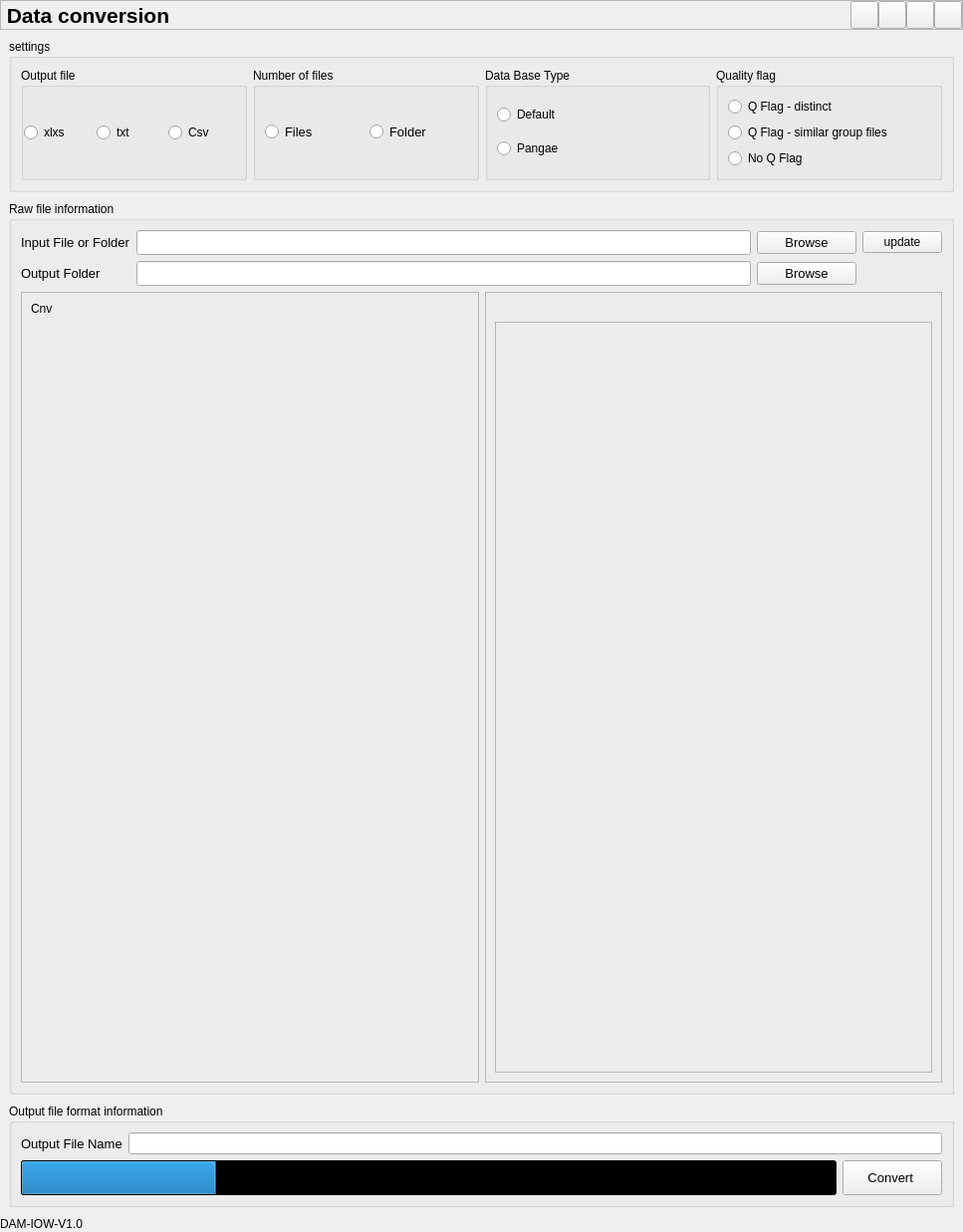
<?xml version="1.0" encoding="UTF-8"?>
<ui version="4.0">
 <class>Form</class>
 <widget class="QWidget" name="Form">
  <property name="geometry">
   <rect>
    <x>0</x>
    <y>0</y>
    <width>967</width>
    <height>1237</height>
   </rect>
  </property>
  <property name="windowTitle">
   <string>Form</string>
  </property>
  <layout class="QVBoxLayout" name="verticalLayout_3">
   <property name="spacing">
    <number>0</number>
   </property>
   <property name="leftMargin">
    <number>0</number>
   </property>
   <property name="topMargin">
    <number>0</number>
   </property>
   <property name="rightMargin">
    <number>0</number>
   </property>
   <property name="bottomMargin">
    <number>0</number>
   </property>
   <item>
    <widget class="QFrame" name="frame">
     <property name="frameShape">
      <enum>QFrame::StyledPanel</enum>
     </property>
     <property name="frameShadow">
      <enum>QFrame::Raised</enum>
     </property>
     <layout class="QHBoxLayout" name="horizontalLayout_8">
      <property name="spacing">
       <number>0</number>
      </property>
      <property name="leftMargin">
       <number>0</number>
      </property>
      <property name="topMargin">
       <number>0</number>
      </property>
      <property name="rightMargin">
       <number>0</number>
      </property>
      <property name="bottomMargin">
       <number>0</number>
      </property>
      <item>
       <layout class="QHBoxLayout" name="horizontalLayout_4">
        <item>
         <widget class="QLabel" name="label">
          <property name="sizePolicy">
           <sizepolicy hsizetype="Expanding" vsizetype="Preferred">
            <horstretch>0</horstretch>
            <verstretch>0</verstretch>
           </sizepolicy>
          </property>
          <property name="font">
           <font>
            <pointsize>16</pointsize>
            <weight>75</weight>
            <bold>true</bold>
           </font>
          </property>
          <property name="text">
           <string> Data conversion</string>
          </property>
         </widget>
        </item>
        <item>
         <layout class="QHBoxLayout" name="horizontalLayout_3">
          <property name="spacing">
           <number>0</number>
          </property>
          <item>
           <widget class="QPushButton" name="data_conversion_settings">
            <property name="minimumSize">
             <size>
              <width>28</width>
              <height>28</height>
             </size>
            </property>
            <property name="maximumSize">
             <size>
              <width>28</width>
              <height>28</height>
             </size>
            </property>
            <property name="text">
             <string/>
            </property>
            <property name="icon">
             <iconset resource="icons.qrc">
              <normaloff>:/images/images/icon_settings.png</normaloff>:/images/images/icon_settings.png</iconset>
            </property>
           </widget>
          </item>
          <item>
           <widget class="QPushButton" name="data_conversion_min">
            <property name="minimumSize">
             <size>
              <width>28</width>
              <height>28</height>
             </size>
            </property>
            <property name="maximumSize">
             <size>
              <width>28</width>
              <height>28</height>
             </size>
            </property>
            <property name="text">
             <string/>
            </property>
            <property name="icon">
             <iconset resource="icons.qrc">
              <normaloff>:/images/images/icon_minimize.png</normaloff>:/images/images/icon_minimize.png</iconset>
            </property>
           </widget>
          </item>
          <item>
           <widget class="QPushButton" name="data_conversion_max">
            <property name="sizePolicy">
             <sizepolicy hsizetype="Minimum" vsizetype="Fixed">
              <horstretch>0</horstretch>
              <verstretch>0</verstretch>
             </sizepolicy>
            </property>
            <property name="minimumSize">
             <size>
              <width>28</width>
              <height>28</height>
             </size>
            </property>
            <property name="maximumSize">
             <size>
              <width>28</width>
              <height>28</height>
             </size>
            </property>
            <property name="text">
             <string/>
            </property>
            <property name="icon">
             <iconset resource="icons.qrc">
              <normaloff>:/images/images/icon_maximize.png</normaloff>:/images/images/icon_maximize.png</iconset>
            </property>
           </widget>
          </item>
          <item>
           <widget class="QPushButton" name="data_conversion_close">
            <property name="minimumSize">
             <size>
              <width>28</width>
              <height>28</height>
             </size>
            </property>
            <property name="maximumSize">
             <size>
              <width>28</width>
              <height>28</height>
             </size>
            </property>
            <property name="text">
             <string/>
            </property>
            <property name="icon">
             <iconset resource="icons.qrc">
              <normaloff>:/images/images/icon_close.png</normaloff>:/images/images/icon_close.png</iconset>
            </property>
           </widget>
          </item>
         </layout>
        </item>
       </layout>
      </item>
     </layout>
    </widget>
   </item>
   <item>
    <layout class="QVBoxLayout" name="verticalLayout">
     <property name="spacing">
      <number>9</number>
     </property>
     <property name="leftMargin">
      <number>9</number>
     </property>
     <property name="topMargin">
      <number>9</number>
     </property>
     <property name="rightMargin">
      <number>9</number>
     </property>
     <property name="bottomMargin">
      <number>9</number>
     </property>
     <item>
      <widget class="QGroupBox" name="groupBox_2">
       <property name="title">
        <string>settings</string>
       </property>
       <layout class="QHBoxLayout" name="horizontalLayout_2">
        <item>
         <widget class="QGroupBox" name="groupBox_7">
          <property name="sizePolicy">
           <sizepolicy hsizetype="Expanding" vsizetype="Preferred">
            <horstretch>0</horstretch>
            <verstretch>0</verstretch>
           </sizepolicy>
          </property>
          <property name="title">
           <string>Output file</string>
          </property>
          <layout class="QHBoxLayout" name="horizontalLayout_6">
           <property name="spacing">
            <number>6</number>
           </property>
           <property name="leftMargin">
            <number>0</number>
           </property>
           <item>
            <widget class="QRadioButton" name="xlxs_rb">
             <property name="text">
              <string>xlxs</string>
             </property>
            </widget>
           </item>
           <item>
            <widget class="QRadioButton" name="txt_rb">
             <property name="text">
              <string>txt</string>
             </property>
            </widget>
           </item>
           <item>
            <widget class="QRadioButton" name="csv_rb">
             <property name="text">
              <string>Csv</string>
             </property>
            </widget>
           </item>
          </layout>
         </widget>
        </item>
        <item>
         <widget class="QGroupBox" name="groupBox_9">
          <property name="sizePolicy">
           <sizepolicy hsizetype="Expanding" vsizetype="Preferred">
            <horstretch>0</horstretch>
            <verstretch>0</verstretch>
           </sizepolicy>
          </property>
          <property name="title">
           <string>Number of files</string>
          </property>
          <layout class="QGridLayout" name="gridLayout_12">
           <item row="0" column="1" alignment="Qt::AlignLeft">
            <widget class="QRadioButton" name="DC_MultiRB">
             <property name="sizePolicy">
              <sizepolicy hsizetype="Maximum" vsizetype="Fixed">
               <horstretch>0</horstretch>
               <verstretch>0</verstretch>
              </sizepolicy>
             </property>
             <property name="minimumSize">
              <size>
               <width>0</width>
               <height>25</height>
              </size>
             </property>
             <property name="maximumSize">
              <size>
               <width>150</width>
               <height>16777215</height>
              </size>
             </property>
             <property name="font">
              <font>
               <family>Segoe UI</family>
               <pointsize>10</pointsize>
               <weight>50</weight>
               <italic>false</italic>
               <bold>false</bold>
              </font>
             </property>
             <property name="text">
              <string>Folder</string>
             </property>
            </widget>
           </item>
           <item row="0" column="0" alignment="Qt::AlignLeft">
            <widget class="QRadioButton" name="DC_SingleRB">
             <property name="minimumSize">
              <size>
               <width>0</width>
               <height>0</height>
              </size>
             </property>
             <property name="font">
              <font>
               <family>Segoe UI</family>
               <pointsize>10</pointsize>
               <weight>50</weight>
               <italic>false</italic>
               <bold>false</bold>
              </font>
             </property>
             <property name="text">
              <string>Files</string>
             </property>
            </widget>
           </item>
          </layout>
         </widget>
        </item>
        <item>
         <widget class="QGroupBox" name="groupBox_6">
          <property name="sizePolicy">
           <sizepolicy hsizetype="Expanding" vsizetype="Preferred">
            <horstretch>0</horstretch>
            <verstretch>0</verstretch>
           </sizepolicy>
          </property>
          <property name="title">
           <string>Data Base Type</string>
          </property>
          <layout class="QVBoxLayout" name="verticalLayout_5">
           <item>
            <widget class="QRadioButton" name="default_rb">
             <property name="text">
              <string>Default</string>
             </property>
            </widget>
           </item>
           <item>
            <widget class="QRadioButton" name="pangaerb">
             <property name="text">
              <string>Pangae</string>
             </property>
            </widget>
           </item>
          </layout>
         </widget>
        </item>
        <item>
         <widget class="QGroupBox" name="groupBox_11">
          <property name="sizePolicy">
           <sizepolicy hsizetype="Expanding" vsizetype="Preferred">
            <horstretch>0</horstretch>
            <verstretch>0</verstretch>
           </sizepolicy>
          </property>
          <property name="title">
           <string>Quality flag</string>
          </property>
          <layout class="QVBoxLayout" name="verticalLayout_49">
           <item>
            <widget class="QRadioButton" name="QFlaga_checkBox">
             <property name="text">
              <string>Q Flag - distinct</string>
             </property>
            </widget>
           </item>
           <item>
            <widget class="QRadioButton" name="QFlag_batch_of_file">
             <property name="text">
              <string>Q Flag - similar group files </string>
             </property>
            </widget>
           </item>
           <item>
            <widget class="QRadioButton" name="QFlag_No">
             <property name="text">
              <string>No Q Flag</string>
             </property>
            </widget>
           </item>
          </layout>
         </widget>
        </item>
       </layout>
      </widget>
     </item>
     <item>
      <widget class="QGroupBox" name="groupBox_8">
       <property name="sizePolicy">
        <sizepolicy hsizetype="Preferred" vsizetype="Expanding">
         <horstretch>0</horstretch>
         <verstretch>0</verstretch>
        </sizepolicy>
       </property>
       <property name="title">
        <string>Raw file information</string>
       </property>
       <layout class="QVBoxLayout" name="verticalLayout_6">
        <property name="sizeConstraint">
         <enum>QLayout::SetDefaultConstraint</enum>
        </property>
        <property name="leftMargin">
         <number>9</number>
        </property>
        <item>
         <layout class="QGridLayout" name="gridLayout">
          <property name="leftMargin">
           <number>0</number>
          </property>
          <item row="0" column="0">
           <widget class="QLabel" name="label_DC_InputLB">
            <property name="minimumSize">
             <size>
              <width>75</width>
              <height>25</height>
             </size>
            </property>
            <property name="font">
             <font>
              <family>Segoe UI</family>
              <pointsize>10</pointsize>
              <weight>50</weight>
              <italic>false</italic>
              <bold>false</bold>
             </font>
            </property>
            <property name="text">
             <string>Input File or Folder</string>
            </property>
           </widget>
          </item>
          <item row="0" column="1">
           <widget class="QLineEdit" name="DC_InputLE">
            <property name="minimumSize">
             <size>
              <width>250</width>
              <height>25</height>
             </size>
            </property>
            <property name="styleSheet">
             <string notr="true"/>
            </property>
           </widget>
          </item>
          <item row="0" column="2">
           <widget class="QPushButton" name="DC_InputPB">
            <property name="minimumSize">
             <size>
              <width>100</width>
              <height>0</height>
             </size>
            </property>
            <property name="font">
             <font>
              <family>Segoe UI</family>
              <pointsize>10</pointsize>
              <weight>50</weight>
              <italic>false</italic>
              <bold>false</bold>
             </font>
            </property>
            <property name="text">
             <string>Browse</string>
            </property>
           </widget>
          </item>
          <item row="0" column="3">
           <widget class="QPushButton" name="update_file">
            <property name="text">
             <string>update</string>
            </property>
           </widget>
          </item>
          <item row="1" column="0">
           <widget class="QLabel" name="DC_OutPutLB">
            <property name="minimumSize">
             <size>
              <width>85</width>
              <height>25</height>
             </size>
            </property>
            <property name="font">
             <font>
              <family>Segoe UI</family>
              <pointsize>10</pointsize>
              <weight>50</weight>
              <italic>false</italic>
              <bold>false</bold>
             </font>
            </property>
            <property name="text">
             <string>Output Folder</string>
            </property>
           </widget>
          </item>
          <item row="1" column="1">
           <widget class="QLineEdit" name="DC_OutputLE">
            <property name="minimumSize">
             <size>
              <width>0</width>
              <height>25</height>
             </size>
            </property>
            <property name="styleSheet">
             <string notr="true"/>
            </property>
           </widget>
          </item>
          <item row="1" column="2">
           <widget class="QPushButton" name="DC_OutputPB">
            <property name="minimumSize">
             <size>
              <width>100</width>
              <height>0</height>
             </size>
            </property>
            <property name="maximumSize">
             <size>
              <width>100</width>
              <height>16777215</height>
             </size>
            </property>
            <property name="font">
             <font>
              <family>Segoe UI</family>
              <pointsize>10</pointsize>
              <weight>50</weight>
              <italic>false</italic>
              <bold>false</bold>
             </font>
            </property>
            <property name="styleSheet">
             <string notr="true"/>
            </property>
            <property name="text">
             <string>Browse</string>
            </property>
           </widget>
          </item>
         </layout>
        </item>
        <item>
         <layout class="QHBoxLayout" name="horizontalLayout_5">
          <property name="spacing">
           <number>6</number>
          </property>
          <item>
           <widget class="QFrame" name="frame_25">
            <property name="frameShape">
             <enum>QFrame::StyledPanel</enum>
            </property>
            <property name="frameShadow">
             <enum>QFrame::Raised</enum>
            </property>
            <layout class="QVBoxLayout" name="verticalLayout_46">
             <item alignment="Qt::AlignTop">
              <widget class="QLabel" name="label_5">
               <property name="text">
                <string>Cnv</string>
               </property>
              </widget>
             </item>
             <item>
              <widget class="QFrame" name="frame_30">
               <property name="maximumSize">
                <size>
                 <width>0</width>
                 <height>16777215</height>
                </size>
               </property>
               <property name="frameShape">
                <enum>QFrame::StyledPanel</enum>
               </property>
               <property name="frameShadow">
                <enum>QFrame::Raised</enum>
               </property>
              </widget>
             </item>
             <item>
              <widget class="QFrame" name="frame_28">
               <property name="maximumSize">
                <size>
                 <width>0</width>
                 <height>16777215</height>
                </size>
               </property>
               <property name="frameShape">
                <enum>QFrame::StyledPanel</enum>
               </property>
               <property name="frameShadow">
                <enum>QFrame::Raised</enum>
               </property>
              </widget>
             </item>
            </layout>
           </widget>
          </item>
          <item>
           <widget class="QFrame" name="frame_26">
            <property name="frameShape">
             <enum>QFrame::StyledPanel</enum>
            </property>
            <property name="frameShadow">
             <enum>QFrame::Raised</enum>
            </property>
            <layout class="QVBoxLayout" name="verticalLayout_4">
             <item>
              <widget class="QLabel" name="label_6">
               <property name="text">
                <string/>
               </property>
              </widget>
             </item>
             <item>
              <widget class="QFrame" name="frame_29">
               <property name="sizePolicy">
                <sizepolicy hsizetype="Preferred" vsizetype="Expanding">
                 <horstretch>0</horstretch>
                 <verstretch>0</verstretch>
                </sizepolicy>
               </property>
               <property name="frameShape">
                <enum>QFrame::StyledPanel</enum>
               </property>
               <property name="frameShadow">
                <enum>QFrame::Raised</enum>
               </property>
              </widget>
             </item>
            </layout>
           </widget>
          </item>
         </layout>
        </item>
       </layout>
      </widget>
     </item>
     <item>
      <widget class="QGroupBox" name="groupBox">
       <property name="sizePolicy">
        <sizepolicy hsizetype="MinimumExpanding" vsizetype="Preferred">
         <horstretch>0</horstretch>
         <verstretch>0</verstretch>
        </sizepolicy>
       </property>
       <property name="title">
        <string>Output file format information</string>
       </property>
       <layout class="QVBoxLayout" name="verticalLayout_2">
        <item>
         <layout class="QHBoxLayout" name="horizontalLayout">
          <item>
           <widget class="QLabel" name="DP_OPFileName_LE">
            <property name="font">
             <font>
              <family>Segoe UI</family>
              <pointsize>10</pointsize>
              <weight>50</weight>
              <italic>false</italic>
              <bold>false</bold>
             </font>
            </property>
            <property name="text">
             <string>Output File Name</string>
            </property>
           </widget>
          </item>
          <item>
           <widget class="QLineEdit" name="DP_OutputFileNameLE">
            <property name="minimumSize">
             <size>
              <width>0</width>
              <height>0</height>
             </size>
            </property>
            <property name="maximumSize">
             <size>
              <width>16777215</width>
              <height>16777215</height>
             </size>
            </property>
            <property name="styleSheet">
             <string notr="true"/>
            </property>
           </widget>
          </item>
         </layout>
        </item>
        <item>
         <layout class="QHBoxLayout" name="horizontalLayout_7">
          <item>
           <widget class="QProgressBar" name="progressBar">
            <property name="sizePolicy">
             <sizepolicy hsizetype="Expanding" vsizetype="Minimum">
              <horstretch>0</horstretch>
              <verstretch>0</verstretch>
             </sizepolicy>
            </property>
            <property name="minimumSize">
             <size>
              <width>0</width>
              <height>0</height>
             </size>
            </property>
            <property name="maximumSize">
             <size>
              <width>16777215</width>
              <height>16777215</height>
             </size>
            </property>
            <property name="styleSheet">
             <string notr="true">QProgressBar{

  background-color : rgb(0,0,0)
}
QProgressBar::hover
                            {
                             background-color :#0b313e
                             }
</string>
            </property>
            <property name="value">
             <number>24</number>
            </property>
           </widget>
          </item>
          <item>
           <widget class="QPushButton" name="DC_convertData_PB">
            <property name="sizePolicy">
             <sizepolicy hsizetype="Expanding" vsizetype="Preferred">
              <horstretch>0</horstretch>
              <verstretch>0</verstretch>
             </sizepolicy>
            </property>
            <property name="minimumSize">
             <size>
              <width>0</width>
              <height>35</height>
             </size>
            </property>
            <property name="maximumSize">
             <size>
              <width>100</width>
              <height>16777215</height>
             </size>
            </property>
            <property name="font">
             <font>
              <family>Segoe UI</family>
              <pointsize>10</pointsize>
              <weight>50</weight>
              <italic>false</italic>
              <bold>false</bold>
             </font>
            </property>
            <property name="styleSheet">
             <string notr="true"/>
            </property>
            <property name="text">
             <string>Convert </string>
            </property>
           </widget>
          </item>
         </layout>
        </item>
       </layout>
      </widget>
     </item>
    </layout>
   </item>
   <item>
    <layout class="QHBoxLayout" name="horizontalLayout_9">
     <item>
      <widget class="QLabel" name="label_2">
       <property name="text">
        <string>DAM-IOW-V1.0</string>
       </property>
      </widget>
     </item>
     <item alignment="Qt::AlignRight">
      <widget class="QWidget" name="Qsize_widget" native="true">
       <property name="minimumSize">
        <size>
         <width>16</width>
         <height>16</height>
        </size>
       </property>
       <property name="styleSheet">
        <string notr="true">background-image: url(:/images/images/cil-size-grip.png);</string>
       </property>
      </widget>
     </item>
    </layout>
   </item>
  </layout>
 </widget>
 <resources>
  <include location="icons.qrc"/>
 </resources>
 <connections/>
</ui>
